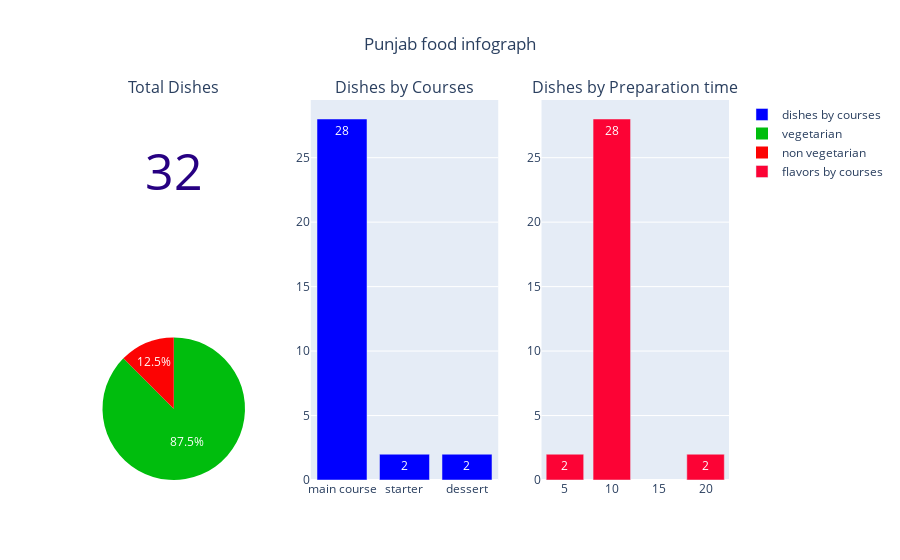

Write notebook code for a chart like this one.
### Code cell
state_infograph('Punjab', 'Punjab food infograph')

### Figure 1 — Plotly figure (JSON) as saved in the notebook; plotly's stock layout.template omitted (floating-point values rounded to 4 significant figures)
{"data": [{"domain": {"x": [0, 0.2889], "y": [0.625, 1]}, "mode": "number", "number": {"font": {"color": "#270082", "size": 50}}, "type": "indicator", "value": 32}, {"marker": {"color": "blue"}, "name": "dishes by courses", "text": [28, 2, 2], "textposition": "auto", "type": "bar", "x": ["main course", "starter", "dessert"], "xaxis": "x", "y": [28, 2, 2], "yaxis": "y"}, {"domain": {"x": [0, 0.2889], "y": [0, 0.375]}, "labels": ["vegetarian", "non vegetarian"], "marker": {"colors": ["#00bd0d", "#fc0303"]}, "textinfo": "percent", "type": "pie", "values": [28, 4]}, {"marker": {"color": "#fc0335"}, "name": "flavors by courses", "text": [28, 2, 2], "textposition": "auto", "type": "bar", "x": [10, 20, 5, 15, 240, 500, 120, 25, 60, 30], "xaxis": "x2", "y": [28, 2, 2], "yaxis": "y2"}], "layout": {"annotations": [{"font": {"size": 16}, "showarrow": false, "text": "Total Dishes", "x": 0.1444, "xanchor": "center", "xref": "paper", "y": 1, "yanchor": "bottom", "yref": "paper"}, {"font": {"size": 16}, "showarrow": false, "text": "Dishes by Courses", "x": 0.5, "xanchor": "center", "xref": "paper", "y": 1, "yanchor": "bottom", "yref": "paper"}, {"font": {"size": 16}, "showarrow": false, "text": "Dishes by Preparation time", "x": 0.8556, "xanchor": "center", "xref": "paper", "y": 1, "yanchor": "bottom", "yref": "paper"}], "title": {"text": "Punjab food infograph", "x": 0.5}, "xaxis": {"anchor": "y", "domain": [0.3556, 0.6444]}, "xaxis2": {"anchor": "y2", "domain": [0.7111, 1]}, "yaxis": {"anchor": "x", "domain": [0, 1]}, "yaxis2": {"anchor": "x2", "domain": [0, 1]}}}
